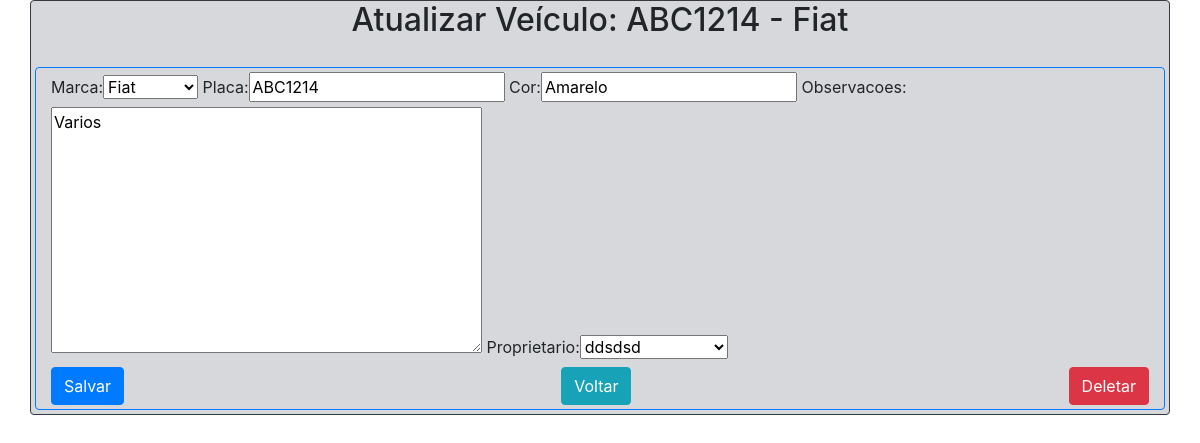
The page /sistema/update_veiculos/16/ (signed in) on the database as committed earlier.
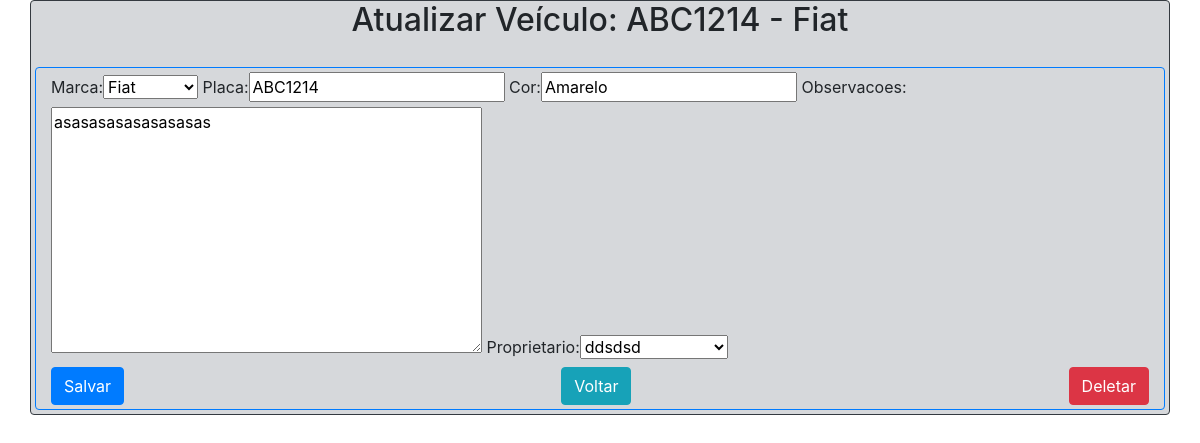
The same page on the database as committed later.
### core/models.py (models this page shows)
class Veiculo(models.Model):
	marca = models.ForeignKey(Marca, on_delete=models.CASCADE)
	placa = models.CharField(max_length=7)
	cor = models.CharField(max_length=15)
	observacoes = models.TextField()
	proprietario = models.ForeignKey(Pessoa, on_delete=models.CASCADE)
	def __str__(self):
		return self.placa + " - " + self.marca.nome

class Marca(models.Model):
	nome = models.CharField(max_length=50)
	def __str__(self):
		return self.nome

### core/views.py (the view)
# urls.py: path('update_veiculos/<int:id>/', update_veiculos,
@login_required
def update_veiculos(request, id):
	data = {}
	veiculo = Veiculo.objects.get(id=id)
	form = VeiculoForm(request.POST or None, instance=veiculo)
	data['veiculo'] = veiculo
	data['form'] = form
	if request.method == 'POST':
		if form.is_valid():
			form.save()
			return redirect('core_lista_veiculos')
	else:
		return render(request, 'core/update_veiculos.html', data)

### core/forms.py
class VeiculoForm(ModelForm):
	class Meta:
		model = Veiculo
		fields = '__all__'

### core/models.py (called while the page is built)
	def __str__(self):
		return self.nome

### core/templates/core/update_veiculos.html (shortened to what this page needs)
{% extends 'base.html' %}
{% load bootstrap %}
{% block main %}
<div class="row mb-3">
	<div class="col-sm-12 text-center">
		<h2>Atualizar Veículo: {{ veiculo }}</h2>
	</div>
</div>
<div class="row p-1">
	<div class="col-sm-12 border border-primary rounded pt-1 pb-1">
		<form action="{% url 'core_update_veiculos' veiculo.id %}"
		method="POST">
		{{ form|bootstrap }}
			<div class="btn-toolbar justify-content-between">
				<button class="btn btn-primary"
				type="submit">Salvar</button>
				<a class="btn btn-info" href="/sistema/veiculos"
				role="button">Voltar</a>
				<a class="btn btn-danger"
				href="{% url 'core_delete_veiculos' veiculo.id %}"
				role="button">Deletar</a>
			</div>
		</form>
	</div>
</div>
{% endblock %}

Rows that differ between the two databases and show on the page:
changed Veiculo "Fiat": observacoes "Varios" → "asasasasasasasasas"
